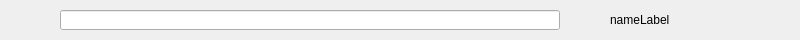
<?xml version="1.0" encoding="UTF-8"?>
<ui version="4.0">
 <class>Form</class>
 <widget class="QWidget" name="Form">
  <property name="geometry">
   <rect>
    <x>0</x>
    <y>0</y>
    <width>800</width>
    <height>40</height>
   </rect>
  </property>
  <property name="windowTitle">
   <string>Form</string>
  </property>
  <widget class="ClickableLabel" name="backBtt">
   <property name="geometry">
    <rect>
     <x>20</x>
     <y>10</y>
     <width>20</width>
     <height>20</height>
    </rect>
   </property>
   <property name="text">
    <string/>
   </property>
   <property name="pixmap">
    <pixmap resource="searchBarRsc.qrc">:/png files/backBtt.png</pixmap>
   </property>
  </widget>
  <widget class="ClickableLabel" name="homeBtt">
   <property name="geometry">
    <rect>
     <x>730</x>
     <y>10</y>
     <width>20</width>
     <height>20</height>
    </rect>
   </property>
   <property name="text">
    <string/>
   </property>
   <property name="pixmap">
    <pixmap resource="searchBarRsc.qrc">:/png files/homeBtt.png</pixmap>
   </property>
  </widget>
  <widget class="SearchBox" name="searchBox">
   <property name="geometry">
    <rect>
     <x>60</x>
     <y>10</y>
     <width>500</width>
     <height>20</height>
    </rect>
   </property>
  </widget>
  <widget class="QLabel" name="bg">
   <property name="geometry">
    <rect>
     <x>0</x>
     <y>0</y>
     <width>800</width>
     <height>40</height>
    </rect>
   </property>
   <property name="text">
    <string/>
   </property>
   <property name="pixmap">
    <pixmap resource="searchBarRsc.qrc">:/png files/searchBarBG.png</pixmap>
   </property>
  </widget>
  <widget class="ClickableLabel" name="searchBtt">
   <property name="geometry">
    <rect>
     <x>570</x>
     <y>10</y>
     <width>20</width>
     <height>20</height>
    </rect>
   </property>
   <property name="text">
    <string/>
   </property>
   <property name="pixmap">
    <pixmap resource="searchBarRsc.qrc">:/png files/searchBtt.png</pixmap>
   </property>
  </widget>
  <widget class="ClickableLabel" name="settingBtt">
   <property name="geometry">
    <rect>
     <x>760</x>
     <y>10</y>
     <width>20</width>
     <height>20</height>
    </rect>
   </property>
   <property name="locale">
    <locale language="Filipino" country="Philippines"/>
   </property>
   <property name="text">
    <string/>
   </property>
   <property name="pixmap">
    <pixmap resource="searchBarRsc.qrc">:/png files/settingBtt.png</pixmap>
   </property>
  </widget>
  <widget class="QLabel" name="label">
   <property name="geometry">
    <rect>
     <x>610</x>
     <y>10</y>
     <width>110</width>
     <height>20</height>
    </rect>
   </property>
   <property name="text">
    <string>nameLabel</string>
   </property>
  </widget>
  <zorder>bg</zorder>
  <zorder>backBtt</zorder>
  <zorder>homeBtt</zorder>
  <zorder>searchBox</zorder>
  <zorder>searchBtt</zorder>
  <zorder>settingBtt</zorder>
  <zorder>label</zorder>
 </widget>
 <customwidgets>
  <customwidget>
   <class>ClickableLabel</class>
   <extends>QLabel</extends>
   <header>ClickableLabel.py</header>
  </customwidget>
  <customwidget>
   <class>SearchBox</class>
   <extends>QLineEdit</extends>
   <header>SearchBox.py</header>
  </customwidget>
 </customwidgets>
 <resources>
  <include location="searchBarRsc.qrc"/>
 </resources>
 <connections/>
</ui>
